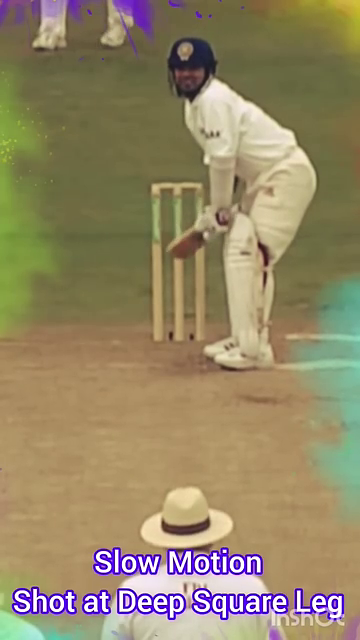
#> input picture frame 122 of data/deep square leg.mp4, 360 x 640 px
$ python extract_frames3.py
#> lines starting #> are read from the running program, lines starting #| are printed output that depends on the picture; after the words box and inside, x2 and y2 are one past the last pixel; in counts of white or black regions, pixels touching at a corner belong together
import cv2

# ✅ Full path to your video file
video_path = "E:/Data Analyst/BAT_BALL Analyzer/data/deep square leg.mp4"

# ✅ Open the video
cap = cv2.VideoCapture(video_path)
frame_number = 0

# ✅ Loop through the video
while cap.isOpened():
    ret, frame = cap.read()
#> frame is the input picture: shape (640, 360, 3); mean B, G, R 102.2, 135, 148.4
    if not ret:
        break

    frame_number += 1

    # ✅ Show frame number on screen
    display = frame.copy()
    cv2.putText(display, f"Frame: {frame_number}", (20, 40),
                cv2.FONT_HERSHEY_SIMPLEX, 1, (0, 255, 0), 2)
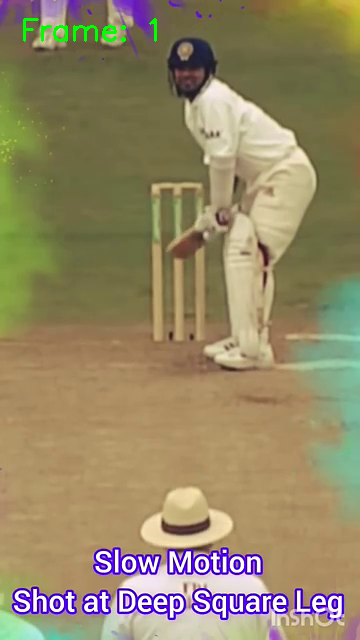
#> display: shape (640, 360, 3); 0.35% of pixels changed, all inside (x1, y1, x2, y2) = (23, 18, 157, 42)

    # ✅ Display frame
    cv2.imshow("Video Frame", display)

    # ✅ Wait for keypress
    key = cv2.waitKey(30)
#> (key q is pressed here)

    # ✅ Press 's' to save the current frame
    if key == ord('s'):
        filename = f"E:/Data Analyst/BAT_BALL Analyzer/frames/frame_{frame_number}.jpg"
        cv2.imwrite(filename, frame)
        print(f"✅ Saved: {filename}")

    # ✅ Press 'q' to quit
    elif key == ord('q'):
        break

cap.release()
cv2.destroyAllWindows()

$ run again, starting later in the video
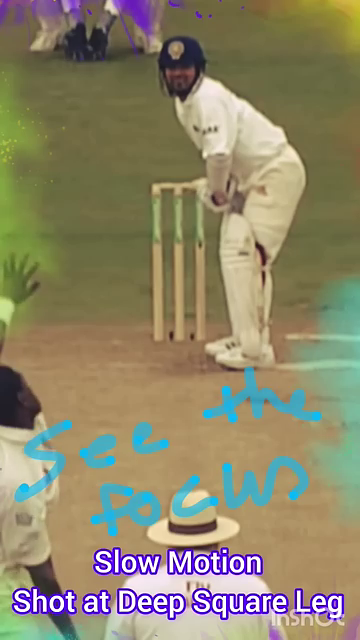
#> input picture frame 550 of data/deep square leg.mp4, 360 x 640 px
#> frame is the input picture: shape (640, 360, 3); mean B, G, R 106.3, 134.2, 141.2
#> `cv2.putText(display, f"Frame: {frame_number}", (20, 40), cv2.FONT_HERS..`:
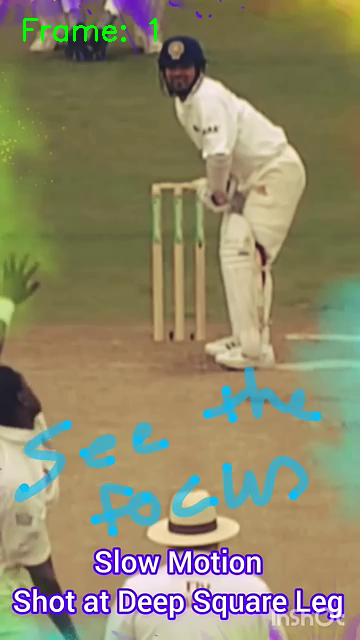
#> display: shape (640, 360, 3); 0.35% of pixels changed, all inside (x1, y1, x2, y2) = (23, 18, 157, 42)

$ run again, starting later in the video
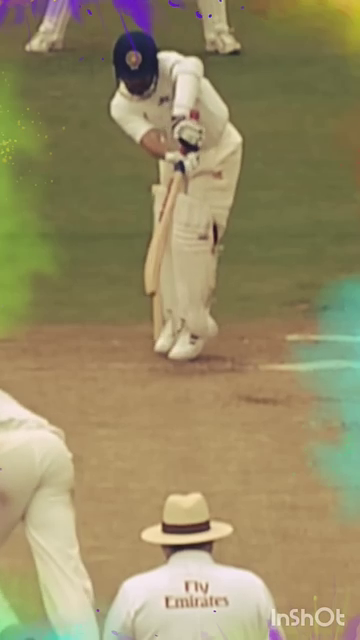
#> input picture frame 979 of data/deep square leg.mp4, 360 x 640 px
#> frame is the input picture: shape (640, 360, 3); mean B, G, R 100.3, 139.1, 150.3
#> `cv2.putText(display, f"Frame: {frame_number}", (20, 40), cv2.FONT_HERS..`:
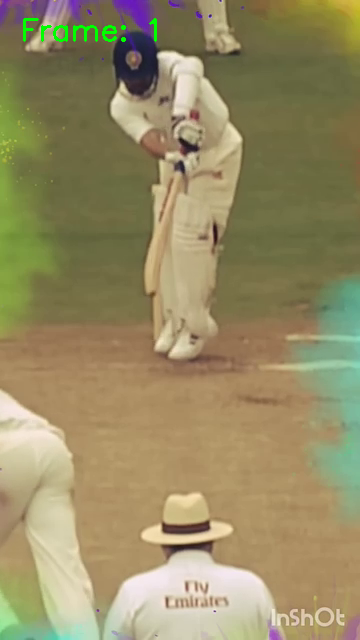
#> display: shape (640, 360, 3); 0.35% of pixels changed, all inside (x1, y1, x2, y2) = (23, 18, 157, 42)
